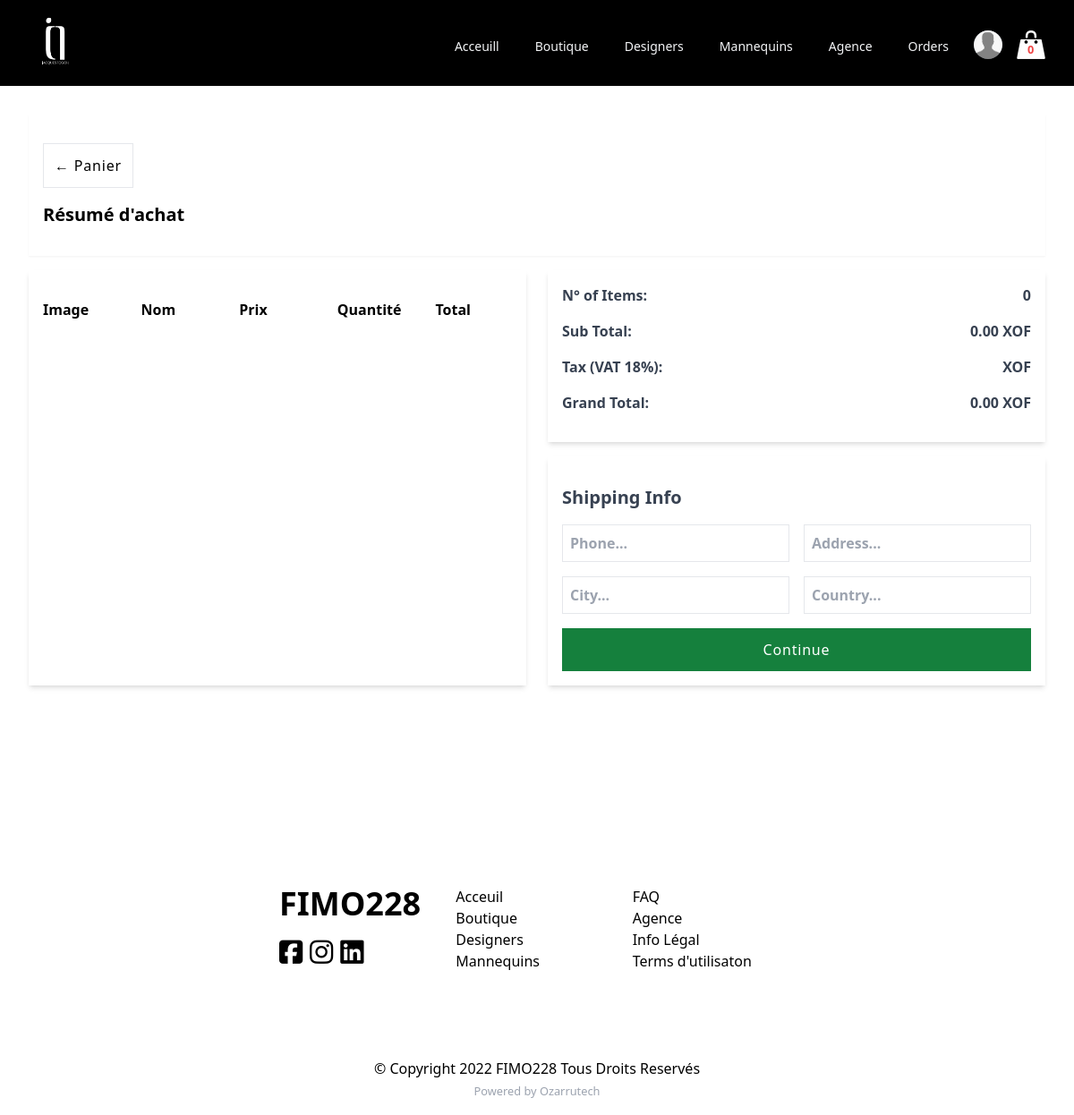
The page /shop/checkout/ (signed in) on the database as committed earlier.
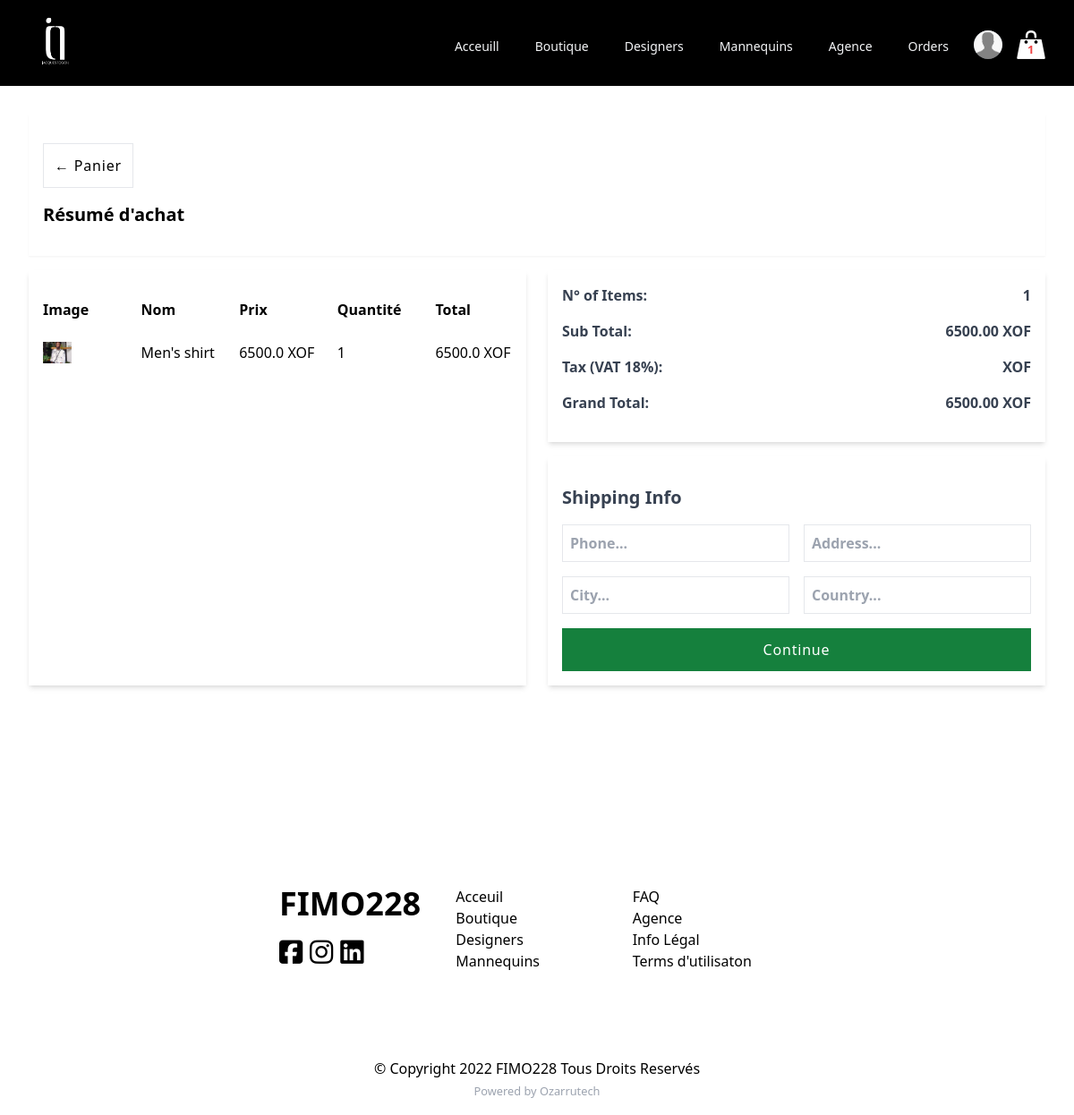
The same page on the database as committed later.
### shop/models.py (models this page shows, shortened)
class Order(models.Model):
    order_id = models.CharField(max_length=24)
    customer = models.ForeignKey(
        Customer, on_delete=models.SET_NULL, null=True)
    odered_at = models.DateTimeField(auto_now_add=True)
    is_payed = models.BooleanField(default=False, null=False, blank=False)
    is_delivered = models.BooleanField(default=False, null=False, blank=False)
    @property
    def get_cart_total(self):
        orderitems = self.orderitem_set.all()
        total = sum([item.get_total for item in orderitems])
        return total
    @property
    def get_cart_items(self):
        orderitems = self.orderitem_set.all()
        total = sum([item.quantity for item in orderitems])
        return total

class OrderItem(models.Model):
    product = models.ForeignKey(Product, on_delete=models.SET_NULL, null=True)
    order = models.ForeignKey(Order, on_delete=models.SET_NULL, null=True)
    quantity = models.IntegerField(default=1)
    added_at = models.DateTimeField(auto_now_add=True)
    @property
    def get_total(self):
        total = self.product.price * self.quantity
        return total

class Product(models.Model):
    name = models.CharField(max_length=128)
    slug = models.SlugField(max_length=128)
    couture = models.ForeignKey(Couture, on_delete=models.SET_NULL, null=True)
    price = models.FloatField(default=0.0)
    quantity = models.IntegerField(default=0)
    collection = models.CharField(max_length=128, blank=True)
    description = models.TextField(blank=True)
    thumbnail = models.ImageField(upload_to='products', blank=True, null=True)
    date_added = models.DateTimeField(auto_now=True)

### shop/views.py (the view)
# urls.py: path('checkout/', checkout, name='checkout'),
def checkout(req):
    data = cartData(req)
    cartItems = data['cartItems']
    order = data['order']
    items = data['items']
    context = {'items': items, 'order': order,
               'cartItems': cartItems, 'title': 'checkout'}
    return render(req, 'shop/checkout.html', context)

### shop/utils.py (called while the page is built)
def cartData(req):
    if req.user.is_authenticated:
        customer = req.user.customer
        order, created = Order.objects.get_or_create(
            customer=customer, is_payed=False)
        items = order.orderitem_set.all()
        cartItems = order.get_cart_items
    else:
        cookieData = cookieCart(req)
        cartItems = cookieData['cartItems']
        order = cookieData['order']
        items = cookieData['items']
    return {'cartItems': cartItems, 'order': order, 'items': items}

### shop/templates/shop/checkout.html (shortened to what this page needs)
{% extends "main.html" %}
{% load static %} {% block content %}
<div class="bg-white p-8 mx-auto max-w-7xl">
  <div class="p-4 group shadow-sm rounded-none">
    <a
      class="inline-block mt-4 p-3 title font-medium tracking-wider border border-grey-400"
      href="{% url 'cart' %}"
      >&larr; Panier</a
    >
    <h2 class="mt-4 font-bold text-xl">Résumé d'achat</h2>
  </div>
  <div class="grid grid-cols-1 gap-y-10 sm:grid-cols-2 gap-x-6">
    <div class="mt-4 p-4 group shadow-md rounded-none">
      <div
        class="mt-4 grid grid-cols-5 gap-y-10 sm:gap-x-6 xl:gap-x-8 justify-center align-middle font-bold"
      >
        <h4>Image</h4>
        <h4>Nom</h4>
        <h4>Prix</h4>
        <h4>Quantité</h4>
        <h4>Total</h4>
      </div>
      <div
        class="mt-6 grid grid-cols-5 gap-y-10 sm:gap-x-6 xl:gap-x-8 justify-center align-middle"
      >
        {% for item in items %}
        <img
          class="h-6 text-gray-200"
          src="{{item.product.thumbnail.url}}"
          alt="Item image"
        />
        <p>{{item.product.name}}</p>
        <p>{{item.product.price}} XOF</p>
        <p>{{item.quantity}}</p>
        <p>{{item.get_total}} XOF</p>
        {% endfor %}
      </div>
    </div>
    <div class="font-bold">
      <div class="mt-4 p-4 shadow-md rounded-none">
        <div class="flex justify-between">
          <h3 class="mb-4 text-gray-700">N° of Items:</h3>
          <h3 class="mb-4 text-gray-700">{{order.get_cart_items}}</h3>
        </div>
        <div class="flex justify-between">
          <h3 class="mb-4 text-gray-700">Sub Total:</h3>
          <h3 class="mb-4 text-gray-700">
            {{order.get_cart_total|floatformat:2}} XOF
          </h3>
        </div>
        <div class="flex justify-between">
          <h3 class="mb-4 text-gray-700">Tax (VAT 18%):</h3>
          <h3 class="mb-4 text-gray-700">XOF</h3>
        </div>
        <div class="flex justify-between">
          <h3 class="mb-4 text-gray-700">Grand Total:</h3>
          <h3 class="mb-4 text-gray-700">
            {{order.get_cart_total|floatformat:2}} XOF
          </h3>
        </div>
      </div>
      <div class="mt-4 p-4 shadow-md">
        <form id="form" action="" method="POST">
          <h2 class="my-4 font-bold text-gray-700 text-xl">Shipping Info</h2>
          <div class="grid grid-cols-1 sm:grid-cols-2 gap-4">
            <input
              class="p-2 border border-gray-200"
              type="text"
              placeholder="Phone..."
              required="true"
              name="phone"
            />
            <input
              class="p-2 border border-gray-200"
              type="text"
              placeholder="Address..."
              required="true"
              name="address"
            />
            <input
              class="p-2 border border-gray-200"
              type="text"
              placeholder="City..."
              required="true"
              name="city"
            />
            <input
              class="p-2 border border-gray-200"
              type="text"
              placeholder="Country..."
              required="true"
              name="country"
            />
          </div>
          <input
            id="form-button"
            class="mt-4 px-4 h-12 w-full font-medium tracking-wider bg-green-700 hover:bg-black text-white"
            type="submit"
            value="Continue"
          />
        </form>
      </div>
    </div>
  </div>
</div>
{% endblock %}

Rows that differ between the two databases and show on the page:
no longer on this page (row edited): Order: get_cart_items "0", get_cart_total "0.00"
added OrderItem: product.thumbnail (picture), product.name "Men's shirt", product.price "6500.0", quantity "1", get_total "6500.0"
added Order: get_cart_items "1", get_cart_total "6500.00"
Other text that changed with them:
{{ cartItems }}: "0" → "1"
